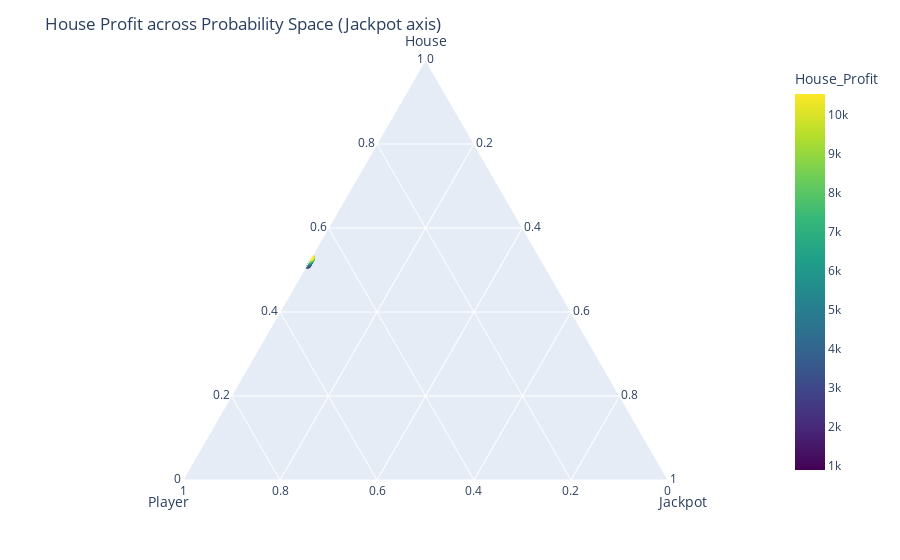
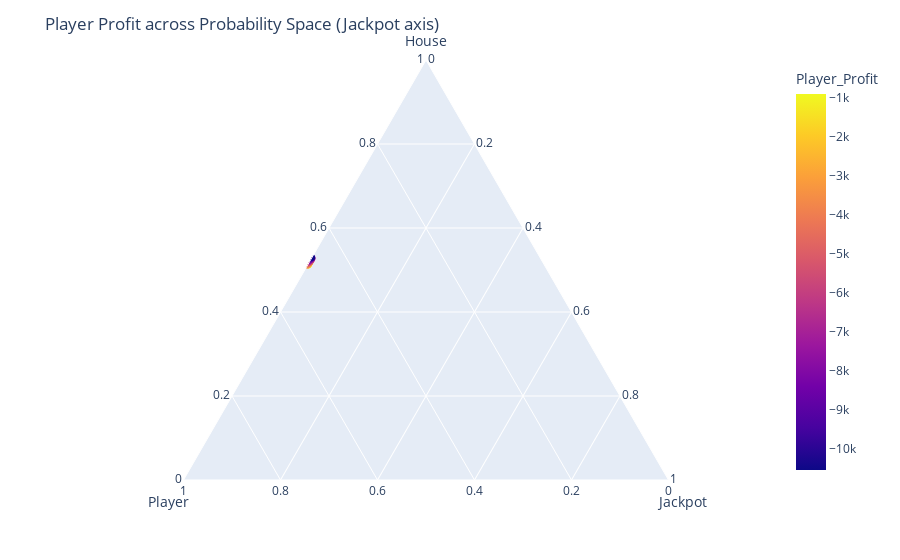

Here is the notebook cell these charts were saved with, in order:
### Code cell
# Create DataFrame
df = pd.DataFrame(prob_list, columns=["House", "Player", "Charity", "Jackpot"])

# Add profit columns
df["House_Profit"] = house_mean
df["Player_Profit"] = player_mean
df["Charity_Profit"] = charity_mean

# Ternary plot house profit (House, Player, Jackpot) 
fig_house = px.scatter_ternary(
    df,
    a="House", b="Player", c="Jackpot",   # <-- swapped Charity → Jackpot
    #size=df["House_Profit"].abs(),
    color="House_Profit",
    hover_data=["House_Profit", "Charity"],  # keep Charity in hover if you still want to inspect
    color_continuous_scale="Viridis",
)
fig_house.update_layout(title="House Profit across Probability Space (Jackpot axis)")
fig_house.show()

# Ternary plot player profit (House, Player, Jackpot) 
fig_player = px.scatter_ternary(
    df,
    a="House", b="Player", c="Jackpot",   # <-- swapped
    #size=df["Player_Profit"].abs(),
    color="Player_Profit",
    hover_data=["Player_Profit", "Charity"],
    color_continuous_scale="Plasma",
)
fig_player.update_layout(title="Player Profit across Probability Space (Jackpot axis)")
fig_player.show()
